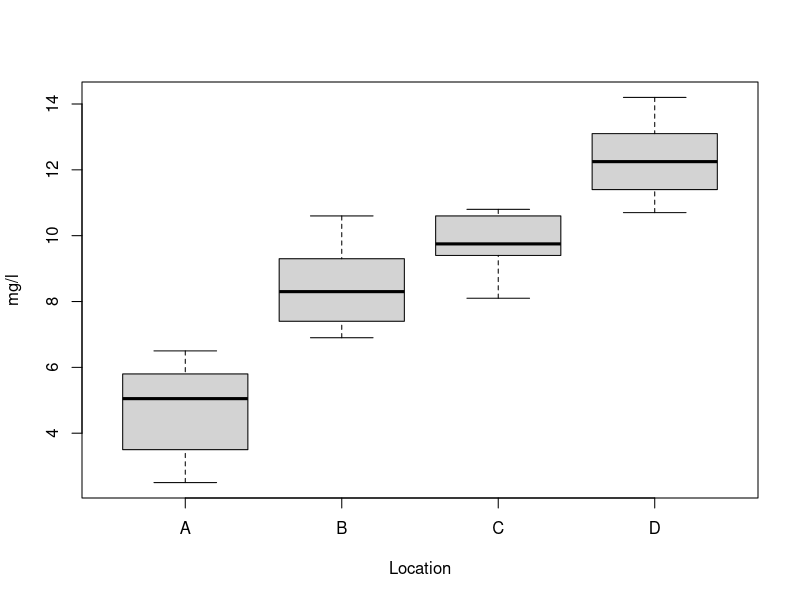

Generate this figure with R:
## ---- chunk 1
irished <- read.csv("irished.csv")
## ---- chunk 2
str(irished)
## ---- chunk 3
irished[1:10,4:6]
## ---- chunk 4
irished$DVRT
irished$DVRT[1:10]
## ---- chunk 5
logDVRT = log(irished$DVRT)
## ---- chunk 6
irished$logDVRT = log(irished$DVRT)
## ---- chunk 7
write.csv(irished, "irished2.csv")
## ---- chunk 8
irished$fsex <- factor(irished$sex, levels = c(1, 2),
    labels = c("male", "female"))
irished$flvcert <- factor(irished$lvcert, levels = c(0, 1), 
    labels = c("not taken", "taken"))
## ---- chunk 9
which(irished$DVRT > 100)
dvrt100 <- which(irished$DVRT > 100)
## ---- chunk 10
irished$DVRT[dvrt100]
irished$sex[dvrt100]
## ---- chunk 11
table(irished$lvcert[dvrt100])
table(irished$lvcert[-dvrt100])
## ---- chunk 12
tapply(irished$DVRT, irished$fsex, mean)
## ---- chunk 13
tapply(irished$DVRT, irished$schltype, mean)
## ---- chunk 14
help(mean)
## ---- chunk 15
poro=read.table("soil-porosity.txt", col.names=c("A","B"))
## ---- chunk 16
t.test(poro$A,poro$B,alternative='two.sided')
## ---- chunk 17
normtemp = read.csv("normtemp.csv")
names(normtemp)
## ---- chunk 18
t.test(normtemp$temp, mu=98.6, alternative="two.sided")
## ---- chunk 19
var.test(poro$A,poro$B)
## ---- chunk 20
t.test(poro$A,poro$B, var.equal = TRUE)
## ---- chunk 21
x = rnorm(30,10,1)
y = rnorm(30,20,2)
cor.test(x,y, method="pearson")
## ---- chunk 22
x = rnorm(30,10,1)
y = x + rnorm(30,1,0.5)
cor.test(x,y, method="pearson")
## ---- chunk 23
lc = read.csv("landcover.csv")
lc.tab = table(lc$elevation,lc$landcover)
print(lc.tab)
## ---- chunk 24
chisq.test(lc.tab)
## ---- chunk 25
maxdo = read.table("maximumDO.txt", header=TRUE)
maxdo
class(maxdo)
## ---- chunk 26
dovals = c(maxdo$A,maxdo$B,maxdo$C,maxdo$D)
locs = rep(LETTERS[1:4],each=10)

maxdo = data.frame(location = locs, maxdo = dovals)
## ---- chunk 27
boxplot(maxdo ~ location, data=maxdo,
        xlab="Location", ylab="mg/l")
## ---- chunk 28
aov(maxdo ~ location, data=maxdo)
## ---- chunk 29
summary(aov(maxdo ~ location, data=maxdo))
